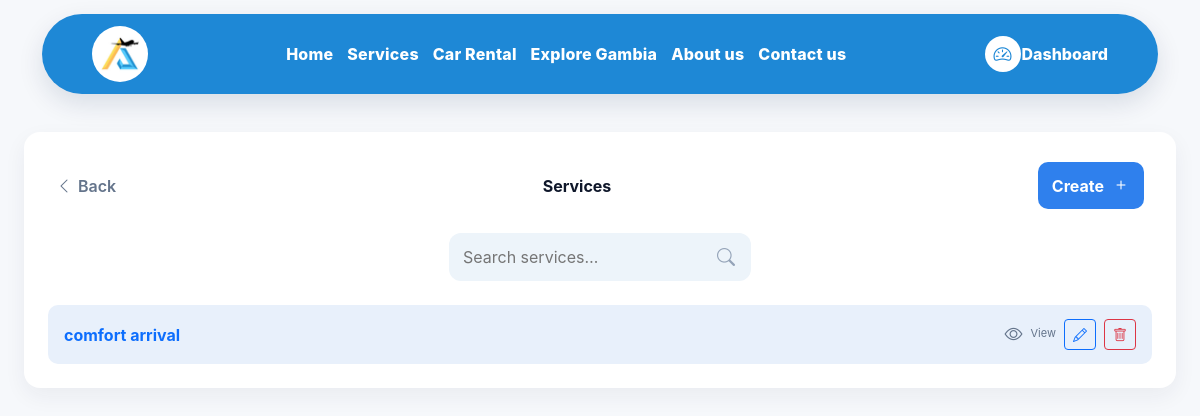
The page /services/ (signed in) on the database as committed earlier.
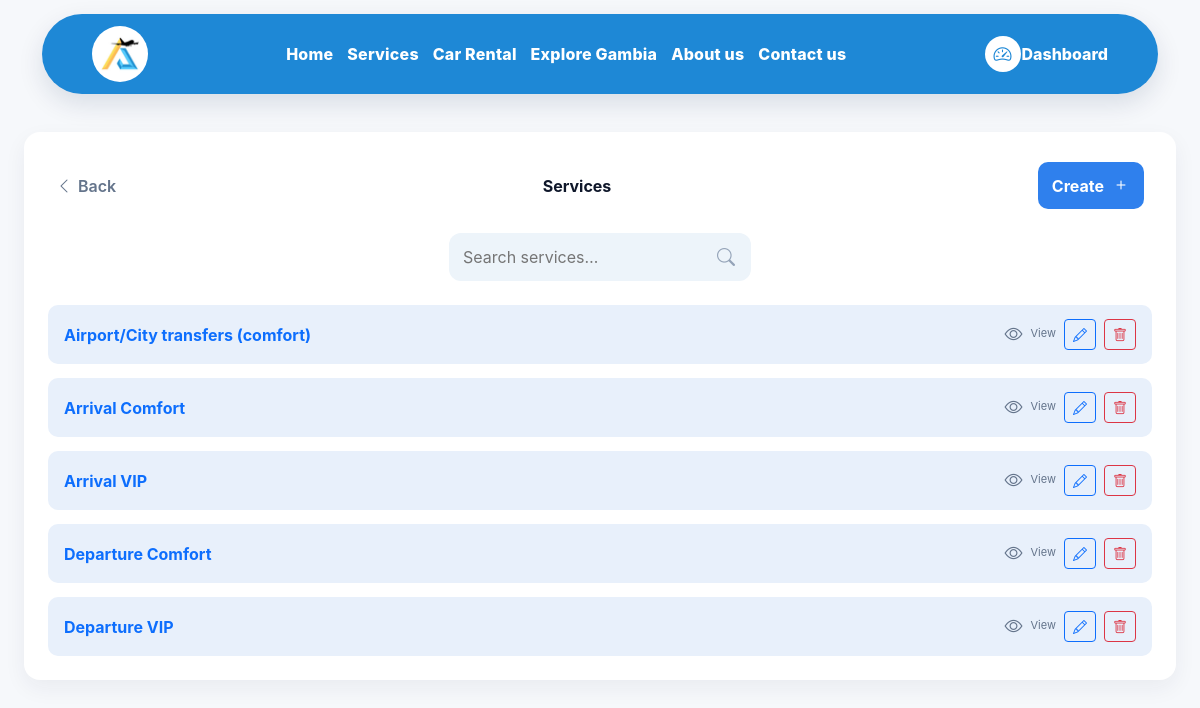
The same page on the database as committed later.
### apps/services/models.py (models this page shows, shortened)
class AirportService(models.Model):
    name = models.CharField(max_length=100)
    description = models.TextField(blank=True, null=True)
    price = models.DecimalField(
        max_digits=10, decimal_places=2, validators=[MinValueValidator(0)]
    )
    available = models.BooleanField(default=True, db_index=True)
    image = models.ImageField(upload_to="services/", blank=True, null=True)
    tags = models.CharField(max_length=200, blank=True, default="")
    class Meta:
        ordering = ["name"]
        indexes = [
            models.Index(fields=["available", "name"]),
            models.Index(fields=["price"]),
        ]

### apps/services/views.py (the view)
# urls.py: path("", service_list, name="list"),
@login_required
def service_list(request):
    q = (request.GET.get("q") or "").strip()
    qs = AirportService.objects.all()
    if q:
        qs = qs.filter(Q(name__icontains=q) | Q(description__icontains=q))
    return render(request, "services/service_list.html", {"services": qs, "q": q})

### apps/services/templates/services/service_list.html (shortened to what this page needs)
{% extends "base.html" %}
{% load static %}
{% block extra_head %}
<link rel="stylesheet" href="{% static 'css/dashboard.css' %}">
<link rel="stylesheet" href="{% static 'css/services.css' %}?v=8">
{% endblock %}
{% block content %}
<div class="container wrap">
  <div class="card p-4 round-24">
    <div class="topbar">
      <a href="/dashboard/" class="back-link">
        <i class="bi bi-chevron-left"></i> Back
      </a>
      <div class="title">Services</div>
      <a href="{% url 'services:create' %}" class="btn-create">
        Create <i class="bi bi-plus"></i>
      </a>
    </div>
    <form method="get" class="searchbar" role="search">
      <input type="search" name="q" value="{{ q }}" placeholder="Search services…" aria-label="Search services">
      <button type="submit" aria-label="Search">
        <i class="bi bi-search"></i>
      </button>
    </form>
    {% if services %}
      <div class="list">
      {% for svc in services %}
  <div class="row-item">
    <a class="d-flex align-items-center text-decoration-none flex-grow-1 justify-content-between"
       href="{% url 'services:detail' svc.pk %}">
      <span class="name">{{ svc.name }}</span>
      <span class="view">
        <i class="bi bi-eye"></i>
        <small>View</small>
      </span>
    </a>
    {% if request.user.is_staff %}
      <a href="{% url 'services:edit' svc.pk %}" class="btn btn-outline-primary btn-sm ms-2" title="Edit">
        <i class="bi bi-pencil"></i>
      </a>
      <form method="post" action="{% url 'services:delete' svc.pk %}"
            onsubmit="return confirm('Delete this service permanently?');" class="ms-2">
        <button type="submit" class="btn btn-outline-danger btn-sm" title="Delete">
          <i class="bi bi-trash"></i>
        </button>
      </form>
    {% endif %}
  </div>
{% endfor %}
      </div>
    {% else %}
      <div class="empty">No services found.</div>
    {% endif %}
  </div>
</div>
{% endblock %}

Rows that differ between the two databases and show on the page:
removed AirportService: name "comfort arrival"
added AirportService: name "Airport/City transfers (comfort)"
added AirportService: name "Arrival Comfort"
added AirportService: name "Arrival VIP"
added AirportService: name "Departure Comfort"
added AirportService: name "Departure VIP"
